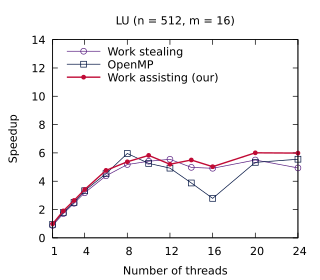

Source code (gnuplot):
set title "LU (n = 512, m = 16)"
set terminal pdf size 3.2,2.8
set output "./results/LU_n___512,_m___16.pdf"
set key on
set key top left Left reverse
set xrange [1:24]
set xtics (1, 4, 8, 12, 16, 20, 24)
set xlabel "Number of threads"
set yrange [0:14]
set ylabel "Speedup"
plot './results/LU_n___512,_m___16.dat' using 1:2 title "Work stealing" pointsize 0.7 lw 1 pt 6 linecolor rgb "#5B2182" with linespoints, \
  './results/LU_n___512,_m___16.dat' using 1:3 title "OpenMP" pointsize 0.7 lw 1 pt 4 linecolor rgb "#001240" with linespoints, \
  './results/LU_n___512,_m___16.dat' using 1:4 title "Work assisting (our)" pointsize 0.4 lw 2 pt 7 linecolor rgb "#C00A35" with linespoints
